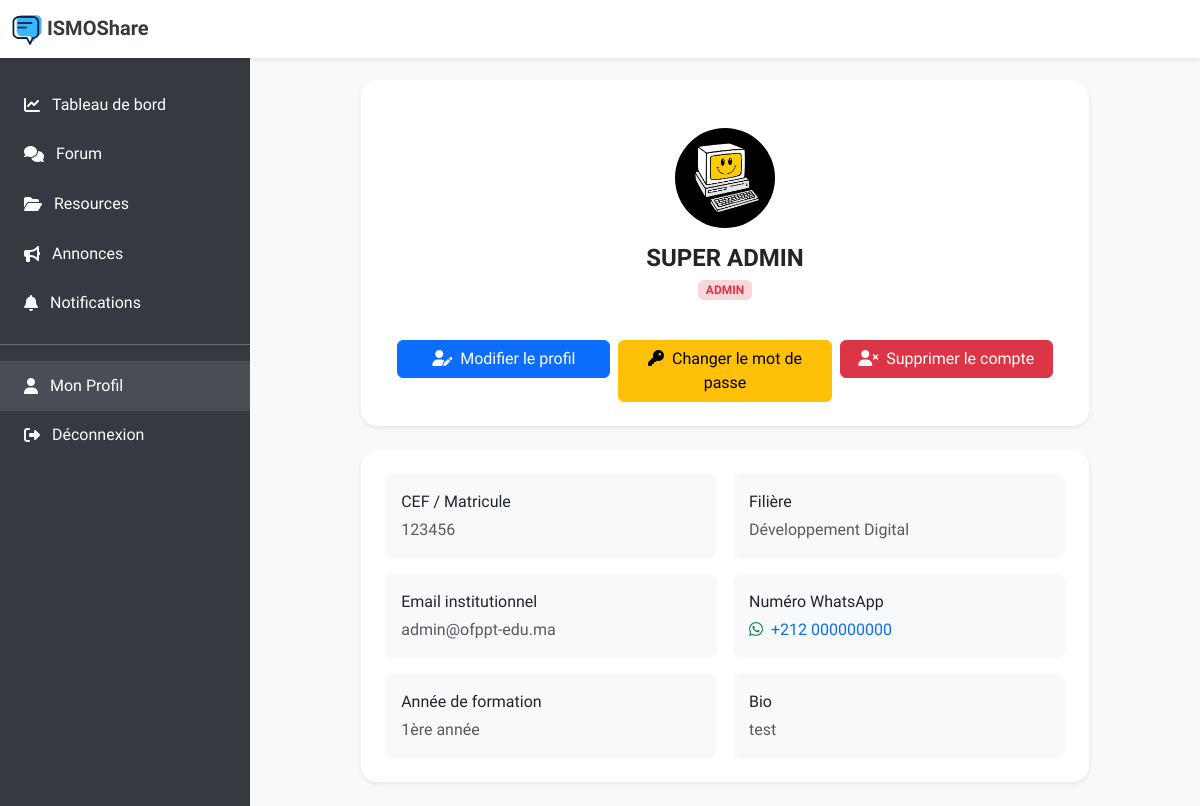
/pages/profile.php (signed in), run on the app's committed database.
### tables this page shows
CREATE TABLE `utilisateur` (
  `id_utilisateur` int(11) NOT NULL,
  `nom` varchar(50) NOT NULL,
  `prenom` varchar(50) NOT NULL,
  `email` varchar(100) NOT NULL,
  `mot_de_passe` varchar(100) NOT NULL,
  `photo_profil` varchar(255) DEFAULT NULL,
  `role` enum('stagiaire','formateur','admin') DEFAULT NULL,
  `id_filiere` int(11) DEFAULT NULL,
  `cef_matricule` varchar(255) DEFAULT NULL,
  `numero_whatsapp` varchar(20) DEFAULT NULL,
  `bio` text DEFAULT NULL,
  `statut` enum('en_attente','approuvé','rejeté','suspendu') DEFAULT 'en_attente',
  `annee_formation` enum('1ère année','2ème année') DEFAULT NULL
);

CREATE TABLE `filiere` (
  `id_filiere` int(11) NOT NULL,
  `nom` varchar(100) NOT NULL
);

### pages/profile.php (the view, shortened to what this page needs)
<?php
include_once 'includes/config.php';
$user_id = $_SESSION['user_id'];
$stmt = $conn->prepare("SELECT * FROM utilisateur WHERE id_utilisateur = ?");
$stmt->bind_param("i", $user_id);
$stmt->execute();
$result = $stmt->get_result();
$user = $result->fetch_assoc();
?>
<!DOCTYPE html>
<html lang="en">
  <head>
    <link
      href="https://cdn.jsdelivr.net/npm/bootstrap@5.3.0/dist/css/bootstrap.min.css"
      rel="stylesheet"
    />
    <link
      rel="stylesheet"
      href="https://cdnjs.cloudflare.com/ajax/libs/font-awesome/6.4.2/css/all.min.css"
    />
  </head>
  <body>
    <nav class="navbar navbar-expand-lg navbar-light fixed-top">
      <div class="container-fluid">
        <a class="navbar-brand" href="./../index.php">
          <img src="./../assets/images/logo.png" width="30px" alt="" />
          ISMOShare
        </a>
      </div>
    </nav>
    <nav id="sidebar" class="sidebar">
      <ul class="nav flex-column">
        <br />
        <li class="nav-item">
          <a class="nav-link" href="./dashboard.php">
            <i class="fa-solid fa-chart-line"></i>
            Tableau de bord
          </a>
        </li>
        <li class="nav-item">
          <a class="nav-link" href="./forum.php">
            <i class="fas fa-comments"></i>
            Forum
          </a>
        </li>
        <li class="nav-item">
          <a class="nav-link" href="./ressources.php">
            <i class="fas fa-folder-open"></i>
            Resources
          </a>
        </li>
        <li class="nav-item">
          <a class="nav-link" href="./annonces.php">
            <i class="fa-solid fa-bullhorn"></i>
            Annonces
          </a>
        </li>
        <li class="nav-item">
          <a class="nav-link" href="./notifications.php">
            <i class="fas fa-bell"></i>
            Notifications
          </a>
        </li>
        <hr class="text-white" />
        <li class="nav-item">
          <a class="nav-link" id="active" href="./profile.php">
            <i class="fas fa-user"></i>
            Mon Profil
          </a>
        </li>
        <li class="nav-item">
          <a
            class="nav-link text-light"
            href="#"
            data-bs-toggle="modal"
            data-bs-target="#logoutModal"
          >
            <i class="fas fa-sign-out-alt"></i> Déconnexion
          </a>
        </li>
      </ul>
    </nav>
    <main class="main-content py-4">
      <div class="container">
        <div class="row justify-content-center">
          <div class="col-lg-10">
            <div class="card border-0 shadow-sm rounded-4 mb-4">
              <div class="card-body text-center p-4">
                <br>
                <img
                  src="<?= $user['photo_profil'] ? '../assets/uploads/profile/' . htmlspecialchars($user['photo_profil']) : '../assets/images/ISMO SHARE.png' ?>"
                  alt="Photo de profil"
                  class="rounded-circle mb-3"
                  style="width: 100px; height: 100px; object-fit: cover;"
                  onerror="this.src='../assets/images/ISMO SHARE.png'"
                />
                <h4 class="mb-1 fw-bold" style="text-transform: uppercase;"><?= htmlspecialchars($user['prenom'] . ' ' . $user['nom']) ?></h4>
                <span class="badge bg-danger-subtle text-danger mb-3"><?= strtoupper($user['role']) ?></span>
                <br>
                <br>
                <div class="container">
                  <div class="row justify-content-center g-2">
                    <div class="col-lg-4 col-md-12 text-center">
                      <button class="btn btn-primary w-100" data-bs-toggle="modal" data-bs-target="#editProfileModal" <?php echo $user['statut'] === 'suspendu' ? 'disabled' : ''; ?>>
                        <i class="fas fa-user-edit me-2"></i>Modifier le profil
                      </button>
                    </div>
                    <div class="col-lg-4 col-md-12 text-center">
                      <button class="btn btn-warning w-100" data-bs-toggle="modal" data-bs-target="#changePasswordModal" <?php echo $user['statut'] === 'suspendu' ? 'disabled' : ''; ?>>
                        <i class="fas fa-key me-2"></i>Changer le mot de passe
                      </button>
                    </div>
                    <div class="col-lg-4 col-md-12 text-center">
                      <button class="btn btn-danger w-100" data-bs-toggle="modal" data-bs-target="#deleteProfileModal" <?php echo $user['statut'] === 'suspendu' ? 'disabled' : ''; ?>>
                        <i class="fas fa-user-times me-2"></i>Supprimer le compte
                      </button>
                    </div>
                  </div>
                </div>
              </div>
            </div>
            <div class="card border-0 shadow-sm rounded-4">
              <div class="card-body p-4">
                <div class="row g-3">
                  <div class="col-md-6">
                    <div class="p-3 rounded-3 bg-light">
                      <div class="mb-1">CEF / Matricule</div>
                      <div class="text-muted"><?= htmlspecialchars($user['cef_matricule']) ?></div>
                    </div>
                  </div>
                  <div class="col-md-6">
                    <div class="p-3 rounded-3 bg-light">
                      <div class="mb-1">Filière</div>
                      <div class="text-muted">
                        <?php
                        $stmt = $conn->prepare("SELECT nom FROM filiere WHERE id_filiere = ?");
                        $stmt->bind_param("i", $user['id_filiere']);
                        $stmt->execute();
                        $filiere = $stmt->get_result()->fetch_assoc();
                        echo htmlspecialchars($filiere['nom'] ?? 'Non spécifiée');
                        ?>
                      </div>
                    </div>
                  </div>
                  <div class="col-md-6">
                    <div class="p-3 rounded-3 bg-light">
                      <div class="mb-1">Email institutionnel</div>
                      <div class="text-muted"><?= htmlspecialchars($user['email']) ?></div>
                    </div>
                  </div>
                  <div class="col-md-6">
                    <div class="p-3 rounded-3 bg-light">
                      <div class="mb-1">Numéro WhatsApp</div>
                      <div class="text-muted">
                        <?php if (!empty($user['numero_whatsapp'])): ?>
                          <a href="https://wa.me/<?= preg_replace('/[^0-9]/', '', $user['numero_whatsapp']) ?>"
                             class="text-decoration-none"
                             target="_blank">
                            <i class="fab fa-whatsapp text-success me-1"></i>
                            +212 <?= substr(preg_replace('/[^0-9]/', '', $user['numero_whatsapp']), -9) ?>
                          </a>
                        <?php else: ?>
                          <span>Non spécifié</span>
                        <?php endif; ?>
                      </div>
                    </div>
                  </div>
                  <div class="col-md-6">
                    <div class="p-3 rounded-3 bg-light">
                      <div class="mb-1">Année de formation</div>
                      <div class="text-muted">
                        <?= !empty($user['annee_formation']) ? htmlspecialchars($user['annee_formation']) : 'Non spécifiée' ?>
                      </div>
                    </div>
                  </div>
                  <div class="col-md-6">
                    <div class="p-3 rounded-3 bg-light">
                      <div class="mb-1">Bio</div>
                      <div class="text-muted">
                        <?= !empty($user['bio']) ? htmlspecialchars($user['bio']) : 'Aucune bio disponible' ?>
                      </div>
                    </div>
                  </div>
                </div>
              </div>
            </div>
          </div>
        </div>
      </div>
    </main>
  </body>
</html>

### pages/profile.php (style rules this page uses)
body { font-family: "Andika", sans-serif; background-color: #f4f6f9; min-height: 100vh; margin: 0; padding-top: 56px; }
.navbar { background-color: #ffffff !important; box-shadow: 0 0.125rem 0.25rem rgba(0, 0, 0, 0.075); z-index: 1030; }
.navbar-brand { font-weight: bold; color: #343a40; }
.sidebar { background-color: #343a40; color: #ffffff; width: 250px; height: 100%; position: fixed; top: 56px; left: 0; z-index: 1020; transition: transform 0.3s ease; }
.sidebar .nav-link { padding: 0.8rem 1.5rem; color: #ffffff; display: flex; align-items: center; text-decoration: none; }
#active { background-color: rgba(255, 255, 255, 0.1); }
.sidebar .nav-link i { margin-right: 0.75rem; }
.main-content { margin-left: 250px; padding: 1.5rem; transition: margin-left 0.3s ease; }
:root { --primary-color: #3498db; --secondary-color: #2c3e50; --accent-color: #f39c12; }
body { background-color: #f8f9fa; }
.card { border-radius: 15px; overflow: hidden; box-shadow: 0 10px 30px rgba(0, 0, 0, 0.1); border: none; }

### data on the page
utilisateur: photo_profil (picture), prenom+nom "SUPER ADMIN", role "ADMIN", cef_matricule "123456", email "admin@ofppt-edu.ma", numero_whatsapp "000000000", annee_formation "1ère année", bio "test"
filiere: nom "Développement Digital"
